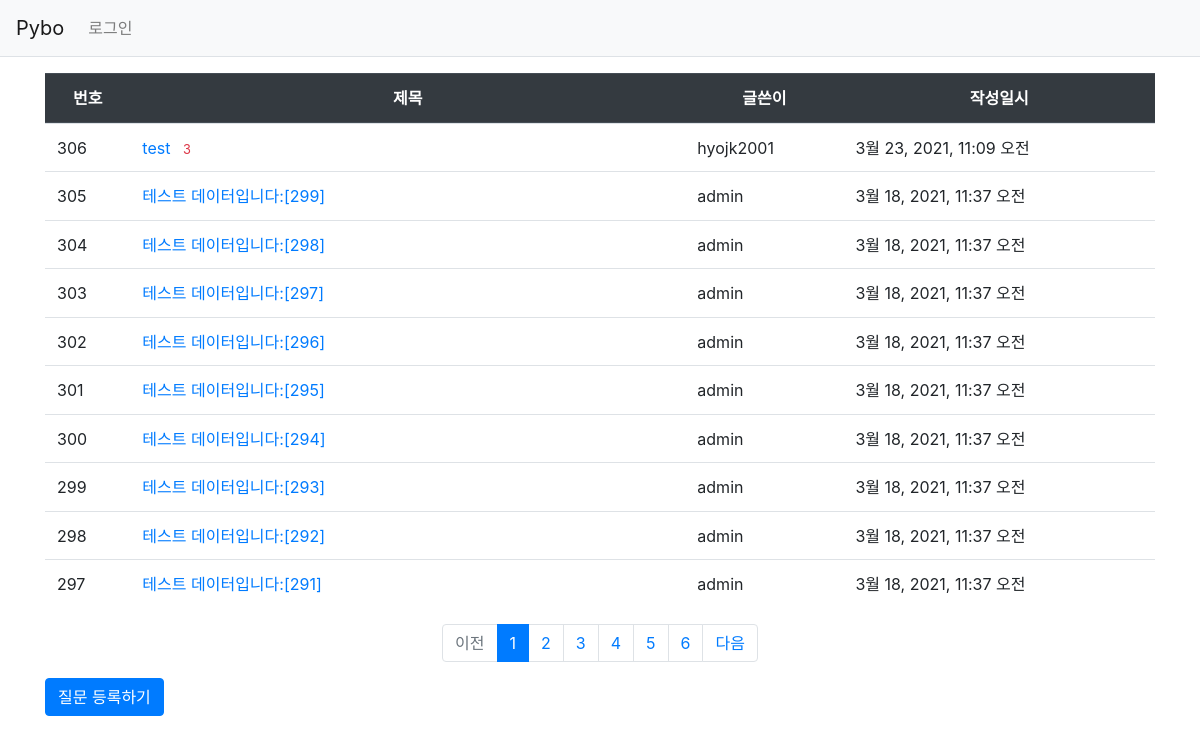
Screenshot of /pybo/ with the database file from the repository.
### pybo/models.py (models this page shows, shortened)
class Question(models.Model):
    subject = models.CharField(max_length=200)
    content = models.TextField()
    create_date = models.DateTimeField()
    author = models.ForeignKey(User, on_delete=models.CASCADE)

### pybo/views.py (the view)
# urls.py: path('', views.index, name='index'),  # '/' 에 해당되는 path
def index(request):
    page = request.GET.get('page', '1')     # 페이지
    question_list = Question.objects.order_by('-create_date')
    paginator = Paginator(question_list, 10)    #페이지 당 10개씩 보여주기
    page_obj = paginator.get_page(page)
    context = {'question_list': page_obj}
    return render(request, 'pybo/question_list.html', context)

### pybo/templatetags/pybo_filter.py (called while the page is built)
@register.filter
def sub(value, arg):
    return value - arg

### templates/pybo/question_list.html
{% extends 'base.html' %}
{% load pybo_filter %}
{% block content %}
<div class="container my-3">
    <table class="table">
        <thead>
        <tr class="text-center thead-dark">
            <th>번호</th>
            <th style="width:50%">제목</th>
            <th>글쓴이</th>
            <th>작성일시</th>
        </tr>
        </thead>
        <tbody>
        {% if question_list %}
        {% for question in question_list %}
        <tr class="text-center">
        <tr>
            <td>
            {{ question_list.paginator.count|sub:question_list.start_index|sub:forloop.counter0|add:1 }}
            </td>
            <td class="text-left">
                <a href="{% url 'pybo:detail' question.id %}">{{ question.subject }}</a>
                {% if question.answer_set.count > 0 %}
                <span class="text-danger small ml-2">{{ question.answer_set.count }}</span>
                {% endif %}
            </td>
    <td>{{ question.author.username }}</td>
            <td>{{ question.create_date }}</td>
        </tr>
        {% endfor %}
        {% else %}
        <tr>
            <td colspan="3">질문이 없습니다.</td>
        </tr>
        {% endif %}
        </tbody>
    </table>
    <ul class="pagination justify-content-center">
        {% if question_list.has_previous %}
        <li class="page-item">
            <a class="page-link" href="?page={{ question_list.previous_page_number }}">이전</a>
        </li>
        {% else %}
        <li class="page-item disabled">
            <a class="page-link" tabindex="-1" aria-disabled="true" href="#">이전</a>
        </li>
        {% endif %}
        {% for page_number in question_list.paginator.page_range %}
        {% if page_number >= question_list.number|add:-5 and page_number <= question_list.number|add:5 %}
            {% if page_number == question_list.number %}
            <li class="page-item active" aria-current="page">
                <a class="page-link" href="?page={{ page_number }}">{{ page_number }}</a>
            </li>
            {% else %}
            <li class="page-item">
                <a class="page-link" href="?page={{ page_number }}">{{ page_number }}</a>
            </li>
            {% endif %}
        {% endif %}
        {% endfor %}
        {% if question_list.has_next %}
        <li class="page-item">
            <a class="page-link" href="?page={{ question_list.next_page_number }}">다음</a>
        </li>
        {% else %}
        <li class="page-item disabled">
            <a class="page-link" tabindex="-1" aria-disabled="true" href="#">다음</a>
        </li>
        {% endif %}
    </ul>
    <a href="{% url 'pybo:question_create' %}" class="btn btn-primary">질문 등록하기</a>
</div>
{% endblock %}

### templates/base.html (shortened to what this page needs)
{% load static %}
<!doctype html>
<html lang="ko">
<head>
    <link rel="stylesheet" type="text/css" href="{% static 'bootstrap.min.css' %}">
    <link rel="stylesheet" type="text/css" href="{% static 'style.css' %}">
</head>
<body>
{% include 'navbar.html' %}
{% block content %}
{% endblock %}
</body>
</html>

### templates/navbar.html (shortened to what this page needs)
<nav class="navbar navbar-expand-lg navbar-light bg-light border-bottom">
    <a class="navbar-brand" href="{% url 'pybo:index' %}">Pybo</a>
    <div class="collapse navbar-collapse flex-grow-0" id="navbarNav">
        <ul class="navbar-nav">
            <li class="nav-items">
                {% if user.is_authenticated %}
                <a class="nav-link" href="{% url 'common:logout' %}">{{ user.username }} (로그아웃)</a>
                {% else %}
                <a class="nav-link" href="{% url 'common:login' %}">로그인</a>
                {% endif %}
            </li>
        </ul>
    </div>
</nav>

### rows the page displays
Question: paginator.count|sub "306", subject "test", answer_set.count "3", author.username "hyojk2001", create_date "3월 23, 2021, 11:09 오전"
Question: paginator.count|sub "305", subject "테스트 데이터입니다:[299]", author.username "admin", create_date "3월 18, 2021, 11:37 오전"
Question: paginator.count|sub "304", subject "테스트 데이터입니다:[298]", author.username "admin", create_date "3월 18, 2021, 11:37 오전"
Question: paginator.count|sub "303", subject "테스트 데이터입니다:[297]", author.username "admin", create_date "3월 18, 2021, 11:37 오전"
Question: paginator.count|sub "302", subject "테스트 데이터입니다:[296]", author.username "admin", create_date "3월 18, 2021, 11:37 오전"
Question: paginator.count|sub "301", subject "테스트 데이터입니다:[295]", author.username "admin", create_date "3월 18, 2021, 11:37 오전"
Question: paginator.count|sub "300", subject "테스트 데이터입니다:[294]", author.username "admin", create_date "3월 18, 2021, 11:37 오전"
Question: paginator.count|sub "299", subject "테스트 데이터입니다:[293]", author.username "admin", create_date "3월 18, 2021, 11:37 오전"
Question: paginator.count|sub "298", subject "테스트 데이터입니다:[292]", author.username "admin", create_date "3월 18, 2021, 11:37 오전"
Question: paginator.count|sub "297", subject "테스트 데이터입니다:[291]", author.username "admin", create_date "3월 18, 2021, 11:37 오전"

### other values shown
{{ page_number }} "1"
{{ page_number }} "2" "3" "4" "5" "6"
